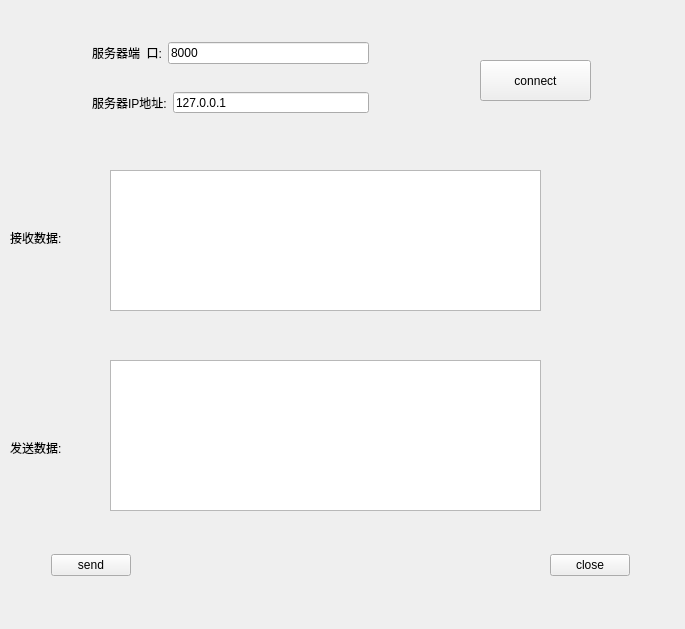
<?xml version="1.0" encoding="UTF-8"?>
<ui version="4.0">
 <class>Widget</class>
 <widget class="QWidget" name="Widget">
  <property name="geometry">
   <rect>
    <x>0</x>
    <y>0</y>
    <width>685</width>
    <height>629</height>
   </rect>
  </property>
  <property name="windowTitle">
   <string>Widget</string>
  </property>
  <widget class="QPushButton" name="connetBtn">
   <property name="geometry">
    <rect>
     <x>480</x>
     <y>60</y>
     <width>111</width>
     <height>41</height>
    </rect>
   </property>
   <property name="text">
    <string>connect</string>
   </property>
  </widget>
  <widget class="QWidget" name="widget_3" native="true">
   <property name="geometry">
    <rect>
     <x>70</x>
     <y>20</y>
     <width>321</width>
     <height>115</height>
    </rect>
   </property>
   <layout class="QVBoxLayout" name="verticalLayout">
    <item>
     <widget class="QWidget" name="widget" native="true">
      <layout class="QHBoxLayout" name="horizontalLayout">
       <item>
        <widget class="QLabel" name="label">
         <property name="text">
          <string>服务器端  口:</string>
         </property>
        </widget>
       </item>
       <item>
        <widget class="QLineEdit" name="portEdit">
         <property name="text">
          <string>8000</string>
         </property>
        </widget>
       </item>
      </layout>
     </widget>
    </item>
    <item>
     <widget class="QWidget" name="widget_2" native="true">
      <layout class="QHBoxLayout" name="horizontalLayout_2">
       <item>
        <widget class="QLabel" name="label_2">
         <property name="text">
          <string>服务器IP地址:</string>
         </property>
        </widget>
       </item>
       <item>
        <widget class="QLineEdit" name="IPEdit">
         <property name="text">
          <string>127.0.0.1</string>
         </property>
        </widget>
       </item>
      </layout>
     </widget>
    </item>
   </layout>
  </widget>
  <widget class="QTextEdit" name="textShow">
   <property name="geometry">
    <rect>
     <x>110</x>
     <y>170</y>
     <width>431</width>
     <height>141</height>
    </rect>
   </property>
   <property name="readOnly">
    <bool>true</bool>
   </property>
  </widget>
  <widget class="QTextEdit" name="textEdit">
   <property name="geometry">
    <rect>
     <x>110</x>
     <y>360</y>
     <width>431</width>
     <height>151</height>
    </rect>
   </property>
  </widget>
  <widget class="QLabel" name="label_3">
   <property name="geometry">
    <rect>
     <x>10</x>
     <y>230</y>
     <width>72</width>
     <height>15</height>
    </rect>
   </property>
   <property name="text">
    <string>接收数据:</string>
   </property>
  </widget>
  <widget class="QLabel" name="label_4">
   <property name="geometry">
    <rect>
     <x>10</x>
     <y>440</y>
     <width>72</width>
     <height>15</height>
    </rect>
   </property>
   <property name="text">
    <string>发送数据:</string>
   </property>
  </widget>
  <widget class="QWidget" name="widget_4" native="true">
   <property name="geometry">
    <rect>
     <x>40</x>
     <y>540</y>
     <width>601</width>
     <height>50</height>
    </rect>
   </property>
   <layout class="QHBoxLayout" name="horizontalLayout_3">
    <item>
     <widget class="QPushButton" name="sendBtn">
      <property name="text">
       <string>send</string>
      </property>
     </widget>
    </item>
    <item>
     <spacer name="horizontalSpacer">
      <property name="orientation">
       <enum>Qt::Horizontal</enum>
      </property>
      <property name="sizeHint" stdset="0">
       <size>
        <width>40</width>
        <height>20</height>
       </size>
      </property>
     </spacer>
    </item>
    <item>
     <widget class="QPushButton" name="closeBtn">
      <property name="text">
       <string>close</string>
      </property>
     </widget>
    </item>
   </layout>
  </widget>
 </widget>
 <layoutdefault spacing="6" margin="11"/>
 <resources/>
 <connections/>
</ui>
